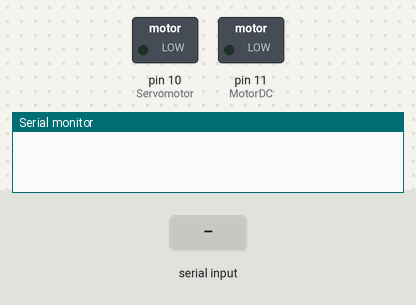
Simulated run of this sketch. Board: Arduino Uno, built with avr-gcc and run on an emulated ATmega328P. On the bench: switched loads named in the sketch (green lamp = pin HIGH), the last lines printed to the serial monitor. Inputs (shaded band) come from the test bench.

Above: at 1.2 s.
1.3 s: "2" received over Serial
At 1.7 s:
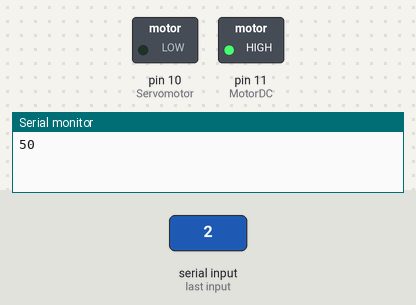
2.8 s: "1" received over Serial
At 4.1 s:
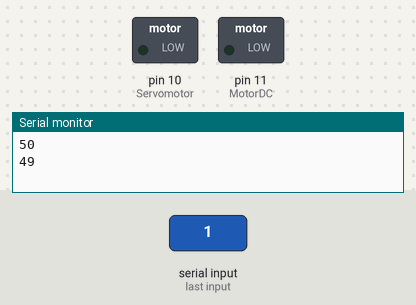
Timing chart, 0 to 5.8 s (numbered marks = the images above; inputs shaded):
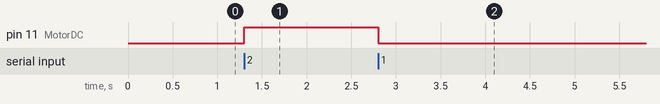

Measured:
- after the input at 1.3 s, pin 11 (MotorDC): LOW → HIGH at once
- after the input at 2.8 s, pin 11 (MotorDC): HIGH → LOW at once

The sketch:

motoresG10.ino
```cpp
//programa para manejo de motores
#define MotorDC 11
#define Servomotor 10
int dato=0;

void setup() {
  //para manejar un motor DC, se puede manejar con digitalWrite o con analogWrite para variara la velocidad
  pinMode(MotorDC,OUTPUT);
  pinMode(Servomotor,OUTPUT);
  Serial.begin(9600);
}

void loop() {

  if(Serial.available())
  {
    dato=Serial.read();
    Serial.println(dato);
  }
  if(dato== '1')
  {
    digitalWrite(MotorDC,LOW);// el motor DC se apaga
  }
  else if(dato== '2')
  {
    digitalWrite(MotorDC,HIGH); //el motor DC se prende
  }
}
```
